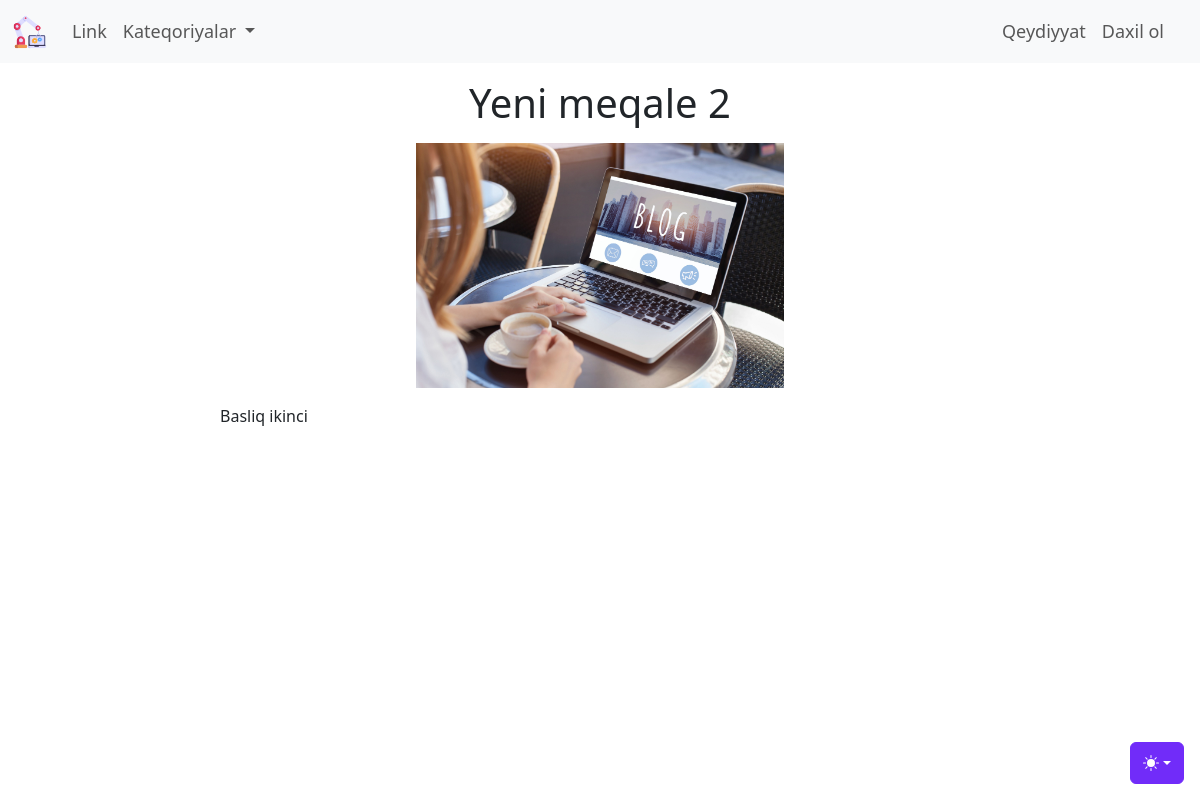
Page /blog/yeni-meqale-2 on the committed database.
### blog/models.py (models this page shows, shortened)
class Blog(models.Model):
    class Meta:
        verbose_name = 'Məqalə'
        verbose_name_plural = 'Məqalələr'
    basliq_sekli = models.ImageField(upload_to = "uploads/%d.%m.%Y",default = 'uploads/default.jpg',null=True,blank=True)
    karusel_sekli = ImageSpecField(source="basliq_sekli",
                                   processors=[ResizeToFill(600,400)],
                                   format='JPEG',
                                   options={'quality':100})
    basliq = models.CharField('Məqalə başlığı', max_length = 200)
    kontent = CKEditor5Field('Məqalə kontenti', config_name = 'extends')
    yaradilma_tarixi = models.DateTimeField('Yaranma tarixi', auto_now_add = True)
    deyisdirilme_tarixi = models.DateTimeField('Yaranma tarixi', auto_now = True)
    blog_slug = models.SlugField(editable=False, unique = True)
    blog_kateqoriya = models.ManyToManyField(Kateqoriya, verbose_name = 'Kateqoriyaları seçin.')
    yayinda_mi = models.BooleanField('Yayına buraxılsın?', default = False)
    yeni_mi = models.BooleanField('Yeni məqalə?', default = True)
    karuselde = models.BooleanField('Karuseldə', default = False)
    istifadeci = models.ForeignKey(settings.AUTH_USER_MODEL,verbose_name='İstifadəçi',on_delete = models.CASCADE)

### blog/views.py (the view)
# urls.py: path('blog/<slug:_slug>',views.yazini_tap,name='yazini_tap'),
def yazini_tap(request,_slug):
    context = {
        'yazi':Blog.objects.get(blog_slug=_slug),
        'kateqoriyalar': Kateqoriya.objects.all(),
    }
    return render(request,'blog/yazini_tap.html',context)

### blog/templates/blog/yazini_tap.html (shortened to what this page needs)
{%extends 'base.html'%}
{%block content%}
	<div class="container-fluid mt-2">
		<div class="row">
			<div class="col-sm-0 col-md-0 col-lg-4"></div>
			<div class="col-sm-12 col-md-12 col-lg-4">
				<header class="text-center mb-3 mt-2">
					<h1>{{yazi.basliq}}</h1>
				</header>
				<div>
					<img class="img-fluid" src="{{yazi.basliq_sekli.url}}" alt="{{yazi.basliq}}">
				</div>
			</div>
			<div class="col-sm-0 col-md-0 col-lg-4"></div>
		</div>
		<div class="row mt-3">
			<div class="col-lg-2"></div>
			<div class="col-lg-8">
				{{yazi.kontent|safe}}
			</div>
			<div class="col-lg-2"></div>
		</div>
	</div>
{%endblock%}

### rows in the picture
Blog: basliq "Yeni meqale 2", basliq_sekli (placeholder picture), kontent "Basliq ikinci"
